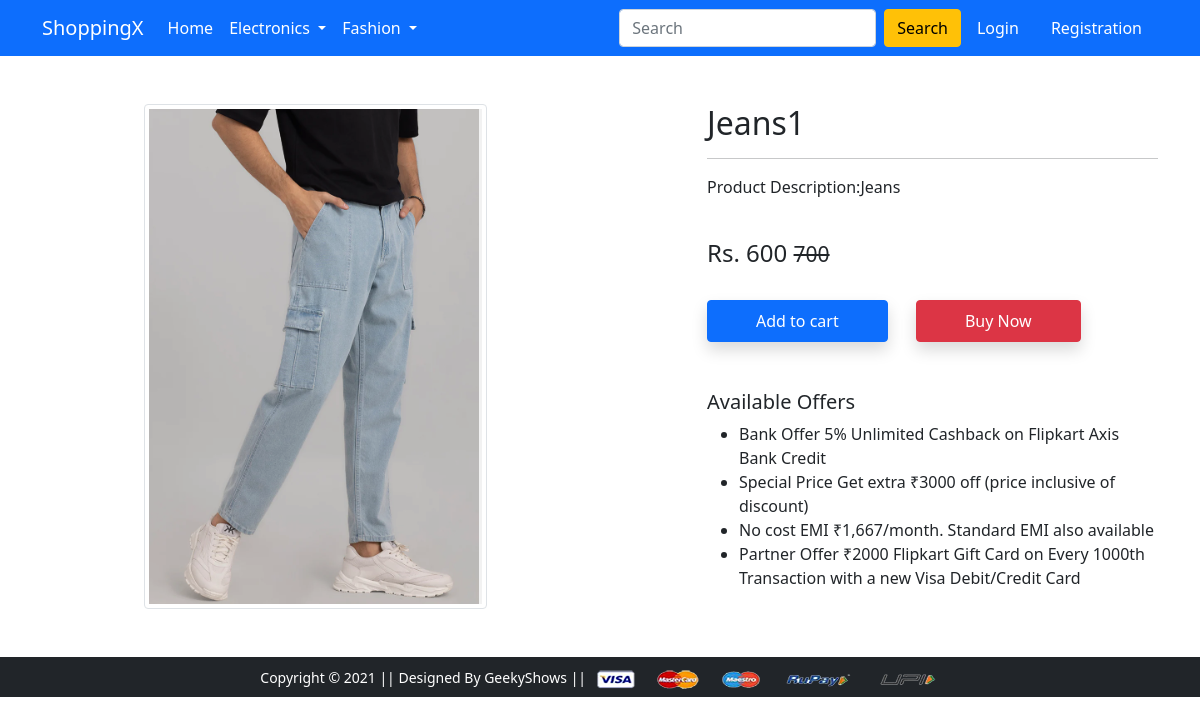
The page /product-detail/16 on the database its author committed.
### app/models.py (models this page shows, shortened)
class product(models.Model):
    Title = models.CharField( max_length=50)
    Selling_price = models.IntegerField()
    Discounted_price = models.IntegerField()
    Description = models.TextField(max_length=50)
    Brand = models.CharField(max_length=50)
    Category = models.CharField(choices = Category_Choices, max_length=2)
    Product_image = models.ImageField( upload_to= 'Productimg')

### app/views.py (the view)
# urls.py: path('product-detail/<int:pk>', views.ProductDetailedView.as_view(), name='product-detail'),
class ProductDetailedView(View):
 def get(self,request,pk):
  prduct = product.objects.get(pk=pk)
  item_already_in_cart = False
  item_already_in_cart = cart.objects.filter(Q(Product= prduct.id)).exists()
  return render(request, 'app/productdetail.html', {'product':prduct, 'item_already_in_cart': item_already_in_cart})

### app/templates/app/productdetail.html (shortened to what this page needs)
{% extends 'app/base.html' %}
{% load static %}
{% block main-content %}
<div class="container my-5">
 <div class="row">
  <div class="col-sm-6 text-center align-self-center">
   <img src="{{ product.Product_image.url }}" alt="" class="img-fluid img-thumbnail">
  </div>
  <div class="col-sm-5 offset-sm-1">
   <h2>{{product.Title}}</h2>
   <hr>
   <p>Product Description:{{product.Description}}</p> <br>
<h4>Rs. {{product.Discounted_price}} <small class="fw-light text-decoration-line-through">{{product.Selling_price}}</small></h4> <br>
{% if not request.user.is_authenticated %}
<form action ='/add-to-cart' class = 'd_inline'>
   <button type = 'submit' class = 'btn btn-primary shadow px-5 py-2'> Add to cart </button>
{% endif %}
   <a href="{% url 'showcart' %}" class="btn btn-danger shadow px-5 py-2 ms-4">Buy Now</a>
   <h5 class="mt-5">Available Offers</h5>
   <ul>
    <li>Bank Offer 5% Unlimited Cashback on Flipkart Axis Bank Credit</li>
    <li>Special Price Get extra ₹3000 off (price inclusive of discount)</li>
    <li>No cost EMI ₹1,667/month. Standard EMI also available</li>
    <li>Partner Offer ₹2000 Flipkart Gift Card on Every 1000th Transaction with a new Visa Debit/Credit Card</li>
   </ul>
  </div>
 </div>
</div>
{% endblock main-content %}

### rows shown on the page
product: Product_image (picture), Title "Jeans1", Description "Jeans", Discounted_price "600", Selling_price "700"
